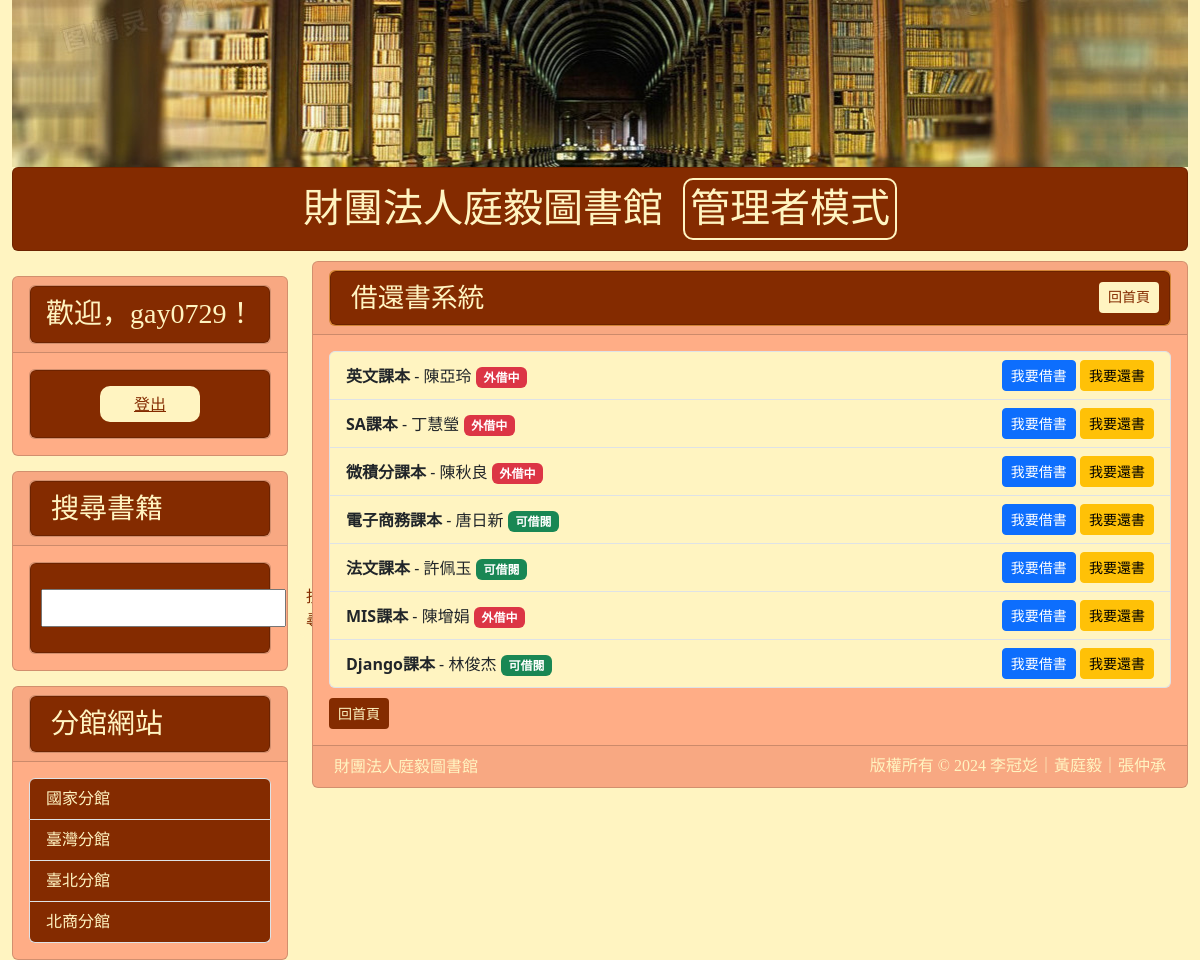
Page /book_list/ (signed in) on the committed database.
### mysite/models.py (models this page shows, shortened)
class Post(models.Model):
    title = models.CharField(max_length=50)
    write = models.CharField(max_length=50, default="不詳")
    slug = models.CharField(max_length=200)
    bookstype=[("一般書籍","一般書籍"),("教學用書","教學用書")]
    category = models.CharField(max_length=20, choices=bookstype, default="一般書籍")
    intro = models.TextField(default="", blank=True)
    photolink = models.TextField(default="", blank=True)
    body = models.TextField()
    borrower = models.CharField(max_length=150, blank=True, null=True)
    isBorrow = models.BooleanField(_("外借中"), default=False)
    pub_date = models.DateTimeField(auto_now_add=True)
    reservations = models.ManyToManyField(User, related_name='reserved_books', blank=True)
    borrowing_records = models.ManyToManyField(BorrowingRecord, related_name='borrowed_books', blank=True)
    @property
    def formatted_is_borrow(self):
        if self.isBorrow:
            try:
                user = User.objects.get(username=self.borrower)
                return f'<span style="color: white; background-color: red; border: 1px solid white; padding: 3px; border-radius: 3px;">已出借給{user.username}</span>'
            except User.DoesNotExist:
                return f'<span style="color: white; background-color: red; border: 1px solid white; padding: 3px; border-radius: 3px;">已出借給 {self.borrower}</span>'
        elif self.is_reserved:
            reservations = self.reservations.all()
            if reservations and self.borrower != reservations[0].username:
                return '<span style="color: white; background-color: gold; border: 1px solid white; padding: 3px; border-radius: 3px;">尚有預約者</span>'
        else:
            return '<span style="color: white; background-color: green; border: 1px solid white; padding: 3px; border-radius: 3px;">可立即借閱</span>'
    formatted_is_borrow.fget.short_description = "外借狀態"
    class Meta:
        ordering = ("-pub_date",)

### mysite/views.py (the view)
# urls.py: path('book_list/', book_list, name='book_list'),
def book_list(request):
    books = Post.objects.all()
    return render(request, 'book_list.html', {'books': books})

### templates/book_list.html (shortened to what this page needs)
{% extends "base.html" %}
{% block headmessage %}
    <div class="card" style="background-color:#FFA042;">
        <div class="card"; style="background-color:#842B00;">
            <h3 style="font-family:微軟正黑體; font-size: 20pt; color:#FFF4C1; margin-left: 10px; margin-bottom: 0px; padding: 10px">借還書系統
                <a class="btn btn-sm" style="background-color:#FFF4C1; color: #842B00; margin-top: 10px; float: right; margin-top: 0px; margin-right: 0px;" href='/'>回首頁</a>
            </h3>
        </div>
    </div>
{% endblock %}
{% block content %}
    {% if books %}
        <ul class="list-group">
            {% for book in books %}
                <li class="list-group-item d-flex justify-content-between align-items-center" style="background-color:#FFF4C1;">
                    <div>
                        <strong>{{ book.title }}</strong> - {{ book.write }}
                        {% if book.isBorrow %}
                            <span class="badge bg-danger">外借中</span>
                        {% else %}
                            <span class="badge bg-success">可借閱</span>
                        {% endif %}
                    </div>
                    <div>
                        <a href="{% url 'borrow_book' book.id %}" class="btn btn-primary btn-sm">我要借書</a>
                        <a href="{% url 'return_book' book.id %}" class="btn btn-warning btn-sm">我要還書</a>
                    </div>
                </li>
            {% endfor %}
        </ul>
    {% else %}
        <p>No books available.</p>
    {% endif %}
    <a class="btn btn-sm" style="background-color:#842B00; color: #FFF4C1; margin-top: 10px;" href='/'>回首頁</a>
{% endblock %}

### templates/base.html (shortened to what this page needs)
<!DOCTYPE html>
<html>
    <head>
        <link href="https://cdn.jsdelivr.net/npm/bootstrap@5.3.2/dist/css/bootstrap.min.css" rel="stylesheet">
    </head>
    <body>
        <div class="container-fluid" style="background-color:#FFF4C1">
            {% include "header.html" %}
            <div class="row">
                <div class="col-sm-3 col-md-3">
                    <div class="card" style="background-color:#FFAD86; margin-bottom: 10px; margin-top: 15px">
                        <div class="card-header">
                            <div class="card" style="background-color:#FFAD86;">
                                <div class="card" style="background-color:#842B00;">
                                    <h3 style="font-family:微軟正黑體; color:#FFF4C1; margin-left: 10px; margin-bottom: -10px; margin-top: 5px; padding: 5px">
                                        <div id="user-info">
                                            {% if user.is_authenticated %}
                                                <p>歡迎，{{ user.username }}！</p>
                                            {% else %}
                                                <p>訪客，您好！</p>
                                            {% endif %}
                                        </div>
                                    </h3>
                                </div>
                            </div>
                        </div>
                        <div class="card-body">
                            <div class="card" style="background-color:#FFAD86;">
                                <div class="card" style="background-color:#842B00;">
                                    <div class="list-group">
                                        <div class="row">
                                            <div class="col text-center">
                                                {% if user.is_authenticated %}
                                                    <button type="submit" style="width: 100px; background-color: #FFF4C1; border: none; cursor: pointer; border-radius: 10px; margin-top: 15px; margin-bottom: 15px;">
                                                        <a style="width: 100%; display: block; color: #842B00; border-radius: 10px; padding: 5px;" href="{% url 'logout' %}"> 登出</a>
                                                    </button>
                                                {% endif %}
                                            </div>
                                        </div>
                                    </div>
                                </div>
                            </div>
                        </div>
                    </div>
                    <div class="card" style="background-color:#FFAD86; margin-bottom: 10px; margin-top: 15px">
                        <div class="card-header">
                            <div class="card" style="background-color:#FFAD86;">
                                <div class="card" style="background-color:#842B00;">
                                    <h3 style="font-family:微軟正黑體; color:#FFF4C1; margin-left: 10px; margin-bottom: 0px; padding: 10px">搜尋書籍</h3>
                                </div>
                            </div>
                        </div>
                        <div class="card-body">
                            <div class="card" style="background-color:#FFAD86;">
                                <div class="card" style="background-color:#842B00;">
                                    <div class="list-group">
                                        <form method="get" action="{% url 'search_books' %}" style="margin-top: 20px; display: flex; align-items: center; margin-top: 15px; margin-bottom: 15px; margin-left: 10px;">
                                            <input type="text" name="q" id="search" required style="margin-right: 10px;  padding: 5px;">
                                            <button type="submit" style="background-color: #FFF4C1; color: #842B00; padding: 5px 10px; border: none; cursor: pointer; border-radius: 10px;;">搜尋</button>
                                        </form>
                                    </div>
                                </div>
                            </div>
                        </div>
                    </div>
                    <div class="card" style="background-color:#FFAD86; margin-top: 15px">
                        <div class="card-header">
                            <div class="card" style="background-color:#FFAD86;">
                                <div class="card" style="background-color:#842B00;">
                                    <h3 style="font-family:微軟正黑體; color:#FFF4C1; margin-left: 10px; margin-bottom: 0px; padding: 10px">分館網站</h3>
                                </div>
                            </div>
                        </div>
                        <div class="card-body">
                            <div class="list-group">
                                <a style="font-family:微軟正黑體;color:#FFF4C1;background-color:#842B00" href="https://www.ncl.edu.tw" class="list-group-item">國家分館</a>
                                <a style="font-family:微軟正黑體;color:#FFF4C1;background-color:#842B00" href="https://www.ntl.edu.tw/mp.asp?mp=1" class="list-group-item">臺灣分館</a>
                                <a style="font-family:微軟正黑體;color:#FFF4C1;background-color:#842B00" href="https://tpml.gov.taipei" class="list-group-item">臺北分館</a>
                                <a style="font-family:微軟正黑體;color:#FFF4C1;background-color:#842B00" href="https://library.ntub.edu.tw/wSite/mp" class="list-group-item">北商分館</a>
                            </div>
                        </div>
                    </div>
                </div>
                <div class="col-sm-9 col-md-9">
                    <div class="card" style="background-color:#FFAD86">
                        <div class="card-header">
                            {% block headmessage %}
                            {% endblock %}
                        </div>
                        <div class="card-body">
                            {% block content %} {% endblock %}
                        </div>
                        <div class="card-footer">
                            {% include "footer.html" %}
                        </div>
                </div>
            </div>
        </div>
    </body>
</html>

### rows in the picture
Post: title "英文課本", write "陳亞玲", isBorrow "外借中"
Post: title "SA課本", write "丁慧瑩", isBorrow "外借中"
Post: title "微積分課本", write "陳秋良", isBorrow "外借中"
Post: title "電子商務課本", write "唐日新", isBorrow "可借閱"
Post: title "法文課本", write "許佩玉", isBorrow "可借閱"
Post: title "MIS課本", write "陳增娟", isBorrow "外借中"
Post: title "Django課本", write "林俊杰", isBorrow "可借閱"

### other values in the picture
{{ user.username }} "gay0729"
